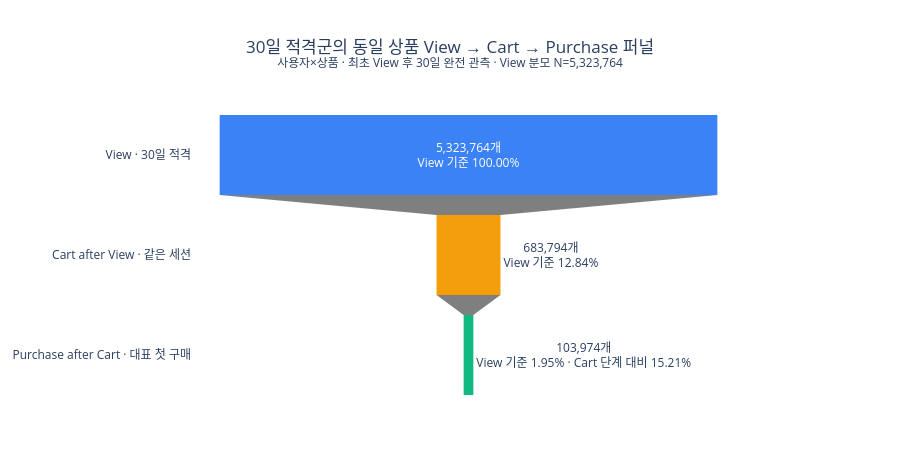

The cell this chart's notebook holds for it:
### Code cell
funnel_counts = [eligible_30day, cart_after_view_30d, same_session]
funnel_labels = [
    'View · 30일 적격',
    'Cart after View · 같은 세션',
    'Purchase after Cart · 대표 첫 구매',
]
funnel_text = [
    f'{eligible_30day:,}개<br>View 기준 100.00%',
    f'{cart_after_view_30d:,}개<br>View 기준 {cart_after_view_30d / eligible_30day * 100:.2f}%',
    f'{same_session:,}개<br>View 기준 {same_session / eligible_30day * 100:.2f}% · Cart 단계 대비 {same_session / cart_after_view_30d * 100:.2f}%',
]
fig = go.Figure(go.Funnel(
    y=funnel_labels, x=funnel_counts,
    text=funnel_text, textinfo='text',
    marker=dict(color=[COLORS['view'], COLORS['cart'], COLORS['purchase']]),
))
fig.update_layout(
    title=dict(text=f'30일 적격군의 동일 상품 View → Cart → Purchase 퍼널<br><sup>사용자×상품 · 최초 View 후 30일 완전 관측 · View 분모 N={eligible_30day:,}</sup>', x=0.5),
    paper_bgcolor='white', plot_bgcolor='white', height=450,
    margin=dict(l=150, r=155, t=105, b=45),
)
fig.show()

### Figure 1 — Plotly figure (JSON) as saved in the notebook; plotly's stock layout.template omitted (floating-point values rounded to 4 significant figures)
{"data": [{"marker": {"color": ["#3B82F6", "#F59E0B", "#10B981"]}, "text": ["5,323,764개<br>View 기준 100.00%", "683,794개<br>View 기준 12.84%", "103,974개<br>View 기준 1.95% · Cart 단계 대비 15.21%"], "textinfo": "text", "type": "funnel", "x": [5323764, 683794, 103974], "y": ["View · 30일 적격", "Cart after View · 같은 세션", "Purchase after Cart · 대표 첫 구매"]}], "layout": {"height": 450, "margin": {"b": 45, "l": 150, "r": 155, "t": 105}, "paper_bgcolor": "white", "plot_bgcolor": "white", "title": {"text": "30일 적격군의 동일 상품 View → Cart → Purchase 퍼널<br><sup>사용자×상품 · 최초 View 후 30일 완전 관측 · View 분모 N=5,323,764</sup>", "x": 0.5}}}
